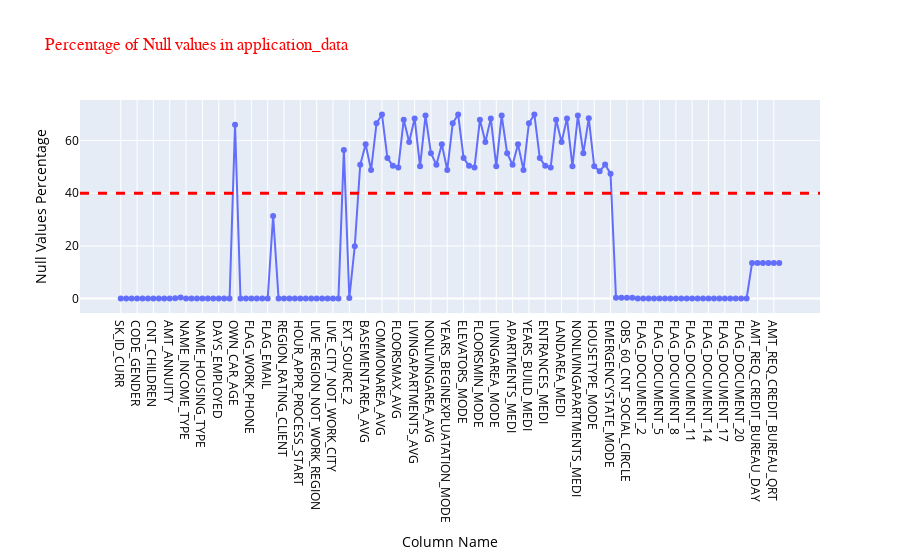

The cell this chart's notebook holds for it:
### Markdown cell above
<div class="alert alert-block alert-info">
    <span style='font-family:Georgia'>
        <b>Insight: </b><br>There are many columns in applicationDF dataframe where missing value is more than 40%. Let's plot the columns vs missing value % with 40% being the cut-off marks
    </span>    
</div>

### Code cell
null_applicationDF = pd.DataFrame((applicationDF.isnull().sum())*100/applicationDF.shape[0]).reset_index()
null_applicationDF.columns = ['Column Name', 'Null Values Percentage']
fig = px.line(null_applicationDF, x='Column Name', y='Null Values Percentage',markers =True,
              title = 'Percentage of Null values in application_data')
fig.update_layout(
     font_color="black",
    title_font_family="Arial",
    title_font_color="red")     
fig.add_hline(y=40, line_width=3, line_dash="dash", line_color="red")
fig.show()

### Figure 1 — Plotly figure (JSON) as saved in the notebook; plotly's stock layout.template omitted (floating-point values rounded to 4 significant figures)
{"data": [{"hovertemplate": "Column Name=%{x}<br>Null Values Percentage=%{y}<extra></extra>", "legendgroup": "", "line": {"color": "#636efa", "dash": "solid"}, "marker": {"symbol": "circle"}, "mode": "lines+markers", "name": "", "orientation": "v", "showlegend": false, "type": "scatter", "x": ["SK_ID_CURR", "TARGET", "NAME_CONTRACT_TYPE", "CODE_GENDER", "FLAG_OWN_CAR", "FLAG_OWN_REALTY", "CNT_CHILDREN", "AMT_INCOME_TOTAL", "AMT_CREDIT", "AMT_ANNUITY", "AMT_GOODS_PRICE", "NAME_TYPE_SUITE", "NAME_INCOME_TYPE", "NAME_EDUCATION_TYPE", "NAME_FAMILY_STATUS", "NAME_HOUSING_TYPE", "REGION_POPULATION_RELATIVE", "DAYS_BIRTH", "DAYS_EMPLOYED", "DAYS_REGISTRATION", "DAYS_ID_PUBLISH", "OWN_CAR_AGE", "FLAG_MOBIL", "FLAG_EMP_PHONE", "FLAG_WORK_PHONE", "FLAG_CONT_MOBILE", "FLAG_PHONE", "FLAG_EMAIL", "OCCUPATION_TYPE", "CNT_FAM_MEMBERS", "REGION_RATING_CLIENT", "REGION_RATING_CLIENT_W_CITY", "WEEKDAY_APPR_PROCESS_START", "HOUR_APPR_PROCESS_START", "REG_REGION_NOT_LIVE_REGION", "REG_REGION_NOT_WORK_REGION", "LIVE_REGION_NOT_WORK_REGION", "REG_CITY_NOT_LIVE_CITY", "REG_CITY_NOT_WORK_CITY", "LIVE_CITY_NOT_WORK_CITY", "ORGANIZATION_TYPE", "EXT_SOURCE_1", "EXT_SOURCE_2", "EXT_SOURCE_3", "APARTMENTS_AVG", "BASEMENTAREA_AVG", "YEARS_BEGINEXPLUATATION_AVG", "YEARS_BUILD_AVG", "COMMONAREA_AVG", "ELEVATORS_AVG", "ENTRANCES_AVG", "FLOORSMAX_AVG", "FLOORSMIN_AVG", "LANDAREA_AVG", "LIVINGAPARTMENTS_AVG", "LIVINGAREA_AVG", "NONLIVINGAPARTMENTS_AVG", "NONLIVINGAREA_AVG", "APARTMENTS_MODE", "BASEMENTAREA_MODE", "YEARS_BEGINEXPLUATATION_MODE", "YEARS_BUILD_MODE", "COMMONAREA_MODE", "ELEVATORS_MODE", "ENTRANCES_MODE", "FLOORSMAX_MODE", "FLOORSMIN_MODE", "LANDAREA_MODE", "LIVINGAPARTMENTS_MODE", "LIVINGAREA_MODE", "NONLIVINGAPARTMENTS_MODE", "NONLIVINGAREA_MODE", "APARTMENTS_MEDI", "BASEMENTAREA_MEDI", "YEARS_BEGINEXPLUATATION_MEDI", "YEARS_BUILD_MEDI", "COMMONAREA_MEDI", "ELEVATORS_MEDI", "ENTRANCES_MEDI", "FLOORSMAX_MEDI", "FLOORSMIN_MEDI", "LANDAREA_MEDI", "LIVINGAPARTMENTS_MEDI", "LIVINGAREA_MEDI", "NONLIVINGAPARTMENTS_MEDI", "NONLIVINGAREA_MEDI", "FONDKAPREMONT_MODE", "HOUSETYPE_MODE", "TOTALAREA_MODE", "WALLSMATERIAL_MODE", "EMERGENCYSTATE_MODE", "OBS_30_CNT_SOCIAL_CIRCLE", "DEF_30_CNT_SOCIAL_CIRCLE", "OBS_60_CNT_SOCIAL_CIRCLE", "DEF_60_CNT_SOCIAL_CIRCLE", "DAYS_LAST_PHONE_CHANGE", "FLAG_DOCUMENT_2", "FLAG_DOCUMENT_3", "FLAG_DOCUMENT_4", "FLAG_DOCUMENT_5", "FLAG_DOCUMENT_6", "FLAG_DOCUMENT_7", "FLAG_DOCUMENT_8", "FLAG_DOCUMENT_9", "FLAG_DOCUMENT_10", "FLAG_DOCUMENT_11", "FLAG_DOCUMENT_12", "FLAG_DOCUMENT_13", "FLAG_DOCUMENT_14", "FLAG_DOCUMENT_15", "FLAG_DOCUMENT_16", "FLAG_DOCUMENT_17", "FLAG_DOCUMENT_18", "FLAG_DOCUMENT_19", "FLAG_DOCUMENT_20", "FLAG_DOCUMENT_21", "AMT_REQ_CREDIT_BUREAU_HOUR", "AMT_REQ_CREDIT_BUREAU_DAY", "AMT_REQ_CREDIT_BUREAU_WEEK", "AMT_REQ_CREDIT_BUREAU_MON", "AMT_REQ_CREDIT_BUREAU_QRT", "AMT_REQ_CREDIT_BUREAU_YEAR"], "xaxis": "x", "y": [0, 0, 0, 0, 0, 0, 0, 0, 0, 0.003902, 0.0904, 0.4201, 0, 0, 0, 0, 0, 0, 0, 0, 0, 65.99, 0, 0, 0, 0, 0, 0, 31.35, 0.0006504, 0, 0, 0, 0, 0, 0, 0, 0, 0, 0, 0, 56.38, 0.2146, 19.83, 50.75, 58.52, 48.78, 66.5, 69.87, 53.3, 50.35, 49.76, 67.85, 59.38, 68.35, 50.19, 69.43, 55.18, 50.75, 58.52, 48.78, 66.5, 69.87, 53.3, 50.35, 49.76, 67.85, 59.38, 68.35, 50.19, 69.43, 55.18, 50.75, 58.52, 48.78, 66.5, 69.87, 53.3, 50.35, 49.76, 67.85, 59.38, 68.35, 50.19, 69.43, 55.18, 68.39, 50.18, 48.27, 50.84, 47.4, 0.332, 0.332, 0.332, 0.332, 0.0003252, 0, 0, 0, 0, 0, 0, 0, 0, 0, 0, 0, 0, 0, 0, 0, 0, 0, 0, 0, 0, 13.5, 13.5, 13.5, 13.5, 13.5, 13.5], "yaxis": "y"}], "layout": {"font": {"color": "black"}, "legend": {"tracegroupgap": 0}, "shapes": [{"line": {"color": "red", "dash": "dash", "width": 3}, "type": "line", "x0": 0, "x1": 1, "xref": "x domain", "y0": 40, "y1": 40, "yref": "y"}], "title": {"font": {"color": "red", "family": "Arial"}, "text": "Percentage of Null values in application_data"}, "xaxis": {"anchor": "y", "domain": [0, 1], "title": {"text": "Column Name"}}, "yaxis": {"anchor": "x", "domain": [0, 1], "title": {"text": "Null Values Percentage"}}}}
